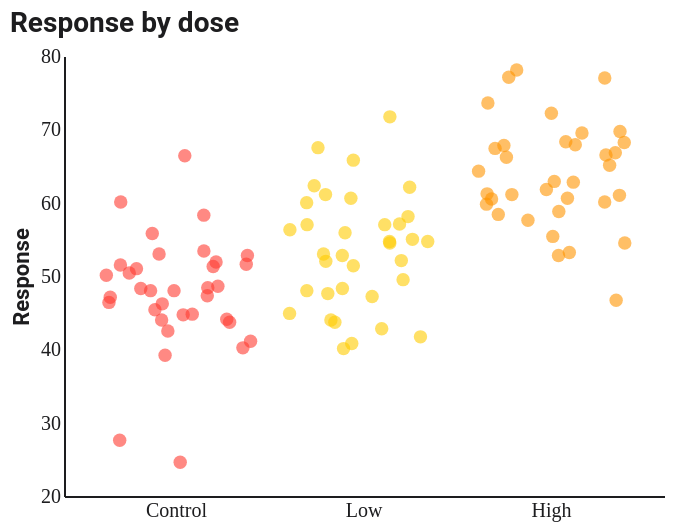

Here is the Vega-Lite specification saved for this chart:
### Vega-Lite specification from a JSON file in a GitHub repository (floating-point values rounded to 4 significant figures)
{"$schema": "https://vega.github.io/schema/vega-lite/v5.json", "config": {"background": "#FFFFFF", "font": "Roboto, Roboto Serif, Roboto Mono, system-ui, sans-serif", "view": {"stroke": null, "cornerRadius": 10}, "axis": {"domain": true, "domainColor": "#1D1D1F", "labelColor": "#1D1D1F", "titleColor": "#1D1D1F", "grid": false, "ticks": false, "labelFont": "Roboto Mono", "titleFont": "Roboto"}, "axisTop": {"domain": false, "domainColor": null, "labels": false, "ticks": false, "title": null}, "axisRight": {"domain": false, "domainColor": null, "labels": false, "ticks": false, "title": null}, "legend": {"titleFont": "Roboto", "labelFont": "Roboto", "labelColor": "#1D1D1F", "titleColor": "#1D1D1F"}, "title": {"font": "Roboto", "fontSize": 14, "color": "#1D1D1F", "subtitleFont": "Roboto", "subtitleColor": "#1D1D1F"}, "range": {"category": ["#FF3B30", "#FF9500", "#FFCC00", "#28CD41", "#79DBDC", "#007AFF", "#AF52DE", "#FF2D55"]}, "bar": {"cornerRadiusEnd": 4}, "line": {"strokeWidth": 2}, "point": {"filled": true, "size": 40}}, "width": 300, "height": 220, "title": {"text": "Response by dose", "anchor": "start"}, "data": {"values": [{"group": "Control", "value": 66.4}, {"group": "Control", "value": 45.4}, {"group": "Control", "value": 52.8}, {"group": "Control", "value": 51.0}, {"group": "Control", "value": 55.8}, {"group": "Control", "value": 40.2}, {"group": "Control", "value": 47.1}, {"group": "Control", "value": 44.7}, {"group": "Control", "value": 42.5}, {"group": "Control", "value": 44.1}, {"group": "Control", "value": 46.4}, {"group": "Control", "value": 48.0}, {"group": "Control", "value": 43.7}, {"group": "Control", "value": 53.0}, {"group": "Control", "value": 46.2}, {"group": "Control", "value": 27.6}, {"group": "Control", "value": 58.3}, {"group": "Control", "value": 47.3}, {"group": "Control", "value": 44.8}, {"group": "Control", "value": 51.9}, {"group": "Control", "value": 51.6}, {"group": "Control", "value": 50.4}, {"group": "Control", "value": 44.0}, {"group": "Control", "value": 51.3}, {"group": "Control", "value": 39.2}, {"group": "Control", "value": 60.1}, {"group": "Control", "value": 41.1}, {"group": "Control", "value": 48.6}, {"group": "Control", "value": 50.1}, {"group": "Control", "value": 51.5}, {"group": "Control", "value": 48.3}, {"group": "Control", "value": 53.4}, {"group": "Control", "value": 24.6}, {"group": "Control", "value": 48.4}, {"group": "Control", "value": 48.0}, {"group": "Low", "value": 52.1}, {"group": "Low", "value": 65.8}, {"group": "Low", "value": 48.3}, {"group": "Low", "value": 54.5}, {"group": "Low", "value": 40.8}, {"group": "Low", "value": 57.0}, {"group": "Low", "value": 43.7}, {"group": "Low", "value": 44.0}, {"group": "Low", "value": 71.7}, {"group": "Low", "value": 60.0}, {"group": "Low", "value": 55.0}, {"group": "Low", "value": 56.3}, {"group": "Low", "value": 44.9}, {"group": "Low", "value": 47.6}, {"group": "Low", "value": 58.1}, {"group": "Low", "value": 40.1}, {"group": "Low", "value": 57.0}, {"group": "Low", "value": 42.8}, {"group": "Low", "value": 55.9}, {"group": "Low", "value": 47.2}, {"group": "Low", "value": 67.5}, {"group": "Low", "value": 62.3}, {"group": "Low", "value": 51.4}, {"group": "Low", "value": 41.7}, {"group": "Low", "value": 49.5}, {"group": "Low", "value": 54.7}, {"group": "Low", "value": 48.0}, {"group": "Low", "value": 57.1}, {"group": "Low", "value": 62.1}, {"group": "Low", "value": 54.7}, {"group": "Low", "value": 52.0}, {"group": "Low", "value": 60.6}, {"group": "Low", "value": 53.0}, {"group": "Low", "value": 61.1}, {"group": "Low", "value": 52.8}, {"group": "High", "value": 73.6}, {"group": "High", "value": 60.1}, {"group": "High", "value": 54.5}, {"group": "High", "value": 62.8}, {"group": "High", "value": 57.6}, {"group": "High", "value": 55.4}, {"group": "High", "value": 61.2}, {"group": "High", "value": 67.4}, {"group": "High", "value": 46.7}, {"group": "High", "value": 61.8}, {"group": "High", "value": 61.0}, {"group": "High", "value": 61.1}, {"group": "High", "value": 67.8}, {"group": "High", "value": 52.8}, {"group": "High", "value": 66.8}, {"group": "High", "value": 60.5}, {"group": "High", "value": 62.9}, {"group": "High", "value": 60.6}, {"group": "High", "value": 59.8}, {"group": "High", "value": 58.4}, {"group": "High", "value": 65.1}, {"group": "High", "value": 77.1}, {"group": "High", "value": 69.7}, {"group": "High", "value": 68.3}, {"group": "High", "value": 66.2}, {"group": "High", "value": 58.8}, {"group": "High", "value": 66.5}, {"group": "High", "value": 77.0}, {"group": "High", "value": 53.2}, {"group": "High", "value": 68.2}, {"group": "High", "value": 69.5}, {"group": "High", "value": 64.3}, {"group": "High", "value": 67.9}, {"group": "High", "value": 72.2}, {"group": "High", "value": 78.1}]}, "mark": {"type": "point", "filled": true, "size": 45, "opacity": 0.6}, "encoding": {"x": {"field": "group", "type": "nominal", "axis": {"title": null, "labelAngle": 0}, "sort": ["Control", "Low", "High"]}, "xOffset": {"field": "jitter", "type": "quantitative", "scale": {"domain": [0, 1]}, "axis": null}, "y": {"field": "value", "type": "quantitative", "scale": {"zero": false}, "axis": {"title": "Response"}}, "color": {"field": "group", "type": "nominal", "legend": null}}, "transform": [{"calculate": "random()", "as": "jitter"}]}
